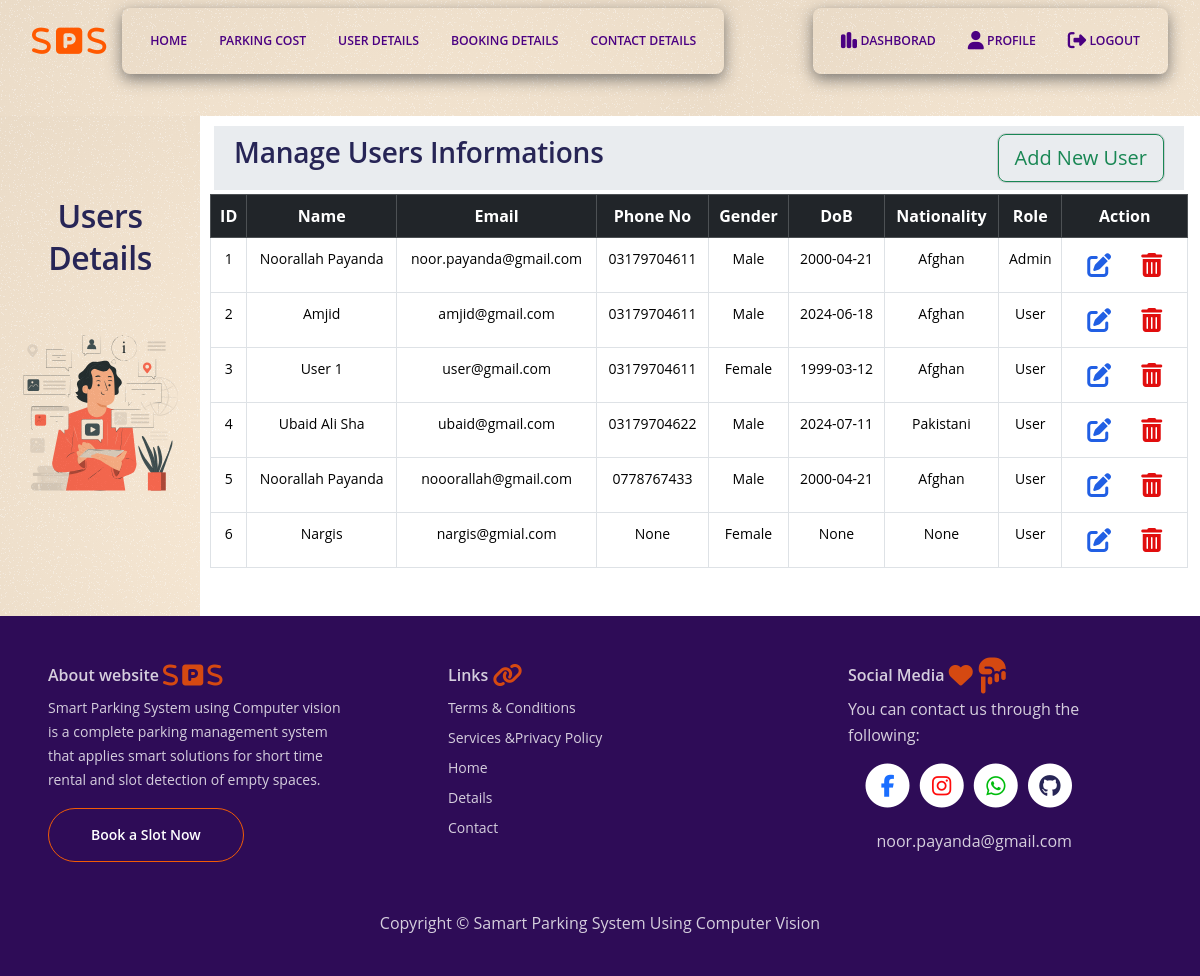
The page /user_details (signed in) on the database its author committed.
### app.py (models this page shows, shortened)
class Users(db.Model, UserMixin):
    id = Column(Integer, primary_key=True)
    name =Column(String(80), nullable=False)
    email = Column(String(120), unique=True, nullable=False) # it should be unique
    password = Column(String(128), nullable=False)
    phone_number = Column(String(15), nullable=True)
    gender = Column(String(10), nullable=True)
    date_of_birth = Column(Date, nullable=True)
    nationality = Column(String(), nullable=True)
    about = Column(Text, nullable=True)
    profile_picture  = Column(String(50), nullable=True)
    cover_photo  = Column(String(50), nullable=True)
    contacts = relationship('Contacts', backref='users')  # One-to-Many relationship with contacts
    bookings = relationship('Bookings', backref='users')  # One-to-Many relationship with Booking
    is_admin = Column(Boolean, default=False)  # Flag to distinguish user type

### app.py (the view)
@app.route("/user_details")
@login_required
def user_details():
    users = Users.query.all()
    return render_template("user_details.html", users=users)

### app.py (called while the page is built)
@login_manager.user_loader
def load_user(user_id):
    user = Users.query.get(int(user_id))
    return user

### templates/user_details.html (shortened to what this page needs)
{% if current_user.is_admin %}
{% extends "base2.html" %}
{% block left_title %}
<h2>Users Details</h2>
{% endblock %}
{% block img %}
<img class="img-fluid" src="{{url_for('static', filename='images/details.svg')}}" id="left_icon">
{% endblock %}
{% block right_centent %}
<h3>Manage Users Informations</h3>
{% endblock %}
{% block button %}
<button type="button" class="btn btn-lg btn-outline-success my_shadow" data-bs-toggle="modal"
    data-bs-target="#exampleModal">
    Add New User
</button>
{% endblock %}
{% block table %}
<thead class="table-dark">
    <tr>
        <th>ID</th>
        <th>Name</th>
        <th>Email</th>
        <th>Phone No</th>
        <th>Gender</th>
        <th>DoB</th>
        <th>Nationality</th>
        <th>Role</th>
        <th>Action</th>
    </tr>
</thead>
<tbody class="text-center small">
    {% for row in users %}
    <tr>
        <td>{{row.id}}</td>
        <td>{{row.name}}</td>
        <td>{{row.email}}</td>
        <td>{{row.phone_number}}</td>
        <td>{{row.gender}}</td>
        <td>{{row.date_of_birth}}</td>
        <td>{{row.nationality}}</td>
        <td>{% if row.is_admin %} Admin {% else %} User {% endif %}</td>
        <td>
            <div class="btn-group gap-1 ">
                <a href="{{url_for('update_user', id=row.id)}}" type="button" class="btn">
                    <i class="fa-solid fa-pen-to-square fa-xl" style="color: #215fe4;"></i>
                </a>
                <form action="{{ url_for('delete_user', id=row.id) }}">
                    <button class="btn" type="submit"
                        onclick="return confirm('Are you sure you want to delete this record?')">
                        <i class="fa-solid fa-trash-can fa-xl" style="color: #e10e0e;"></i>
                    </button>
                </form>
            </div>
        </td>
    </tr>
    {% endfor %}
</tbody>
{% endblock %}
{% endif %}

### static/css/styles.css (style rules this page uses)
body, html { width: 100%; height: 100%; }
body, p { color: #565578; font: 400 1rem/1.625rem "Open Sans", sans-serif; }
h2 { color: #272556; font-weight: 600; font-size: 2rem; line-height: 2.625rem; letter-spacing: -0.4px; }
h3 { color: #272556; font-weight: 600; font-size: 1.75rem; line-height: 2.25rem; letter-spacing: -0.2px; }
a { color: #565578; text-decoration: underline; }
.my_shadow { box-shadow: rgba(0, 0, 0, 0.02) 0px 1px 3px 0px, rgba(27, 31, 35, 0.15) 0px 0px 0px 1px; }

### static/css/nav.css (style rules this page uses)
a, #nav_dropdown_color { color: indigo; text-decoration: none; }

### templates/base2.html (style rules this page uses)
#left_icon { height: 250px; width: 250px; display: block; mix-blend-mode: multiply; }

### rows shown on the page
Users: id "1", name "Noorallah Payanda", email "noor.payanda@gmail.com", phone_number "03179704611", gender "Male", date_of_birth "2000-04-21", nationality "Afghan", is_admin "Admin"
Users: id "2", name "Amjid", email "amjid@gmail.com", phone_number "03179704611", gender "Male", date_of_birth "2024-06-18", nationality "Afghan", is_admin "User"
Users: id "3", name "User 1", email "user@gmail.com", phone_number "03179704611", gender "Female", date_of_birth "1999-03-12", nationality "Afghan", is_admin "User"
Users: id "4", name "Ubaid Ali Sha", email "ubaid@gmail.com", phone_number "03179704622", gender "Male", date_of_birth "2024-07-11", nationality "Pakistani", is_admin "User"
Users: id "5", name "Noorallah Payanda", email "nooorallah@gmail.com", phone_number "0778767433", gender "Male", date_of_birth "2000-04-21", nationality "Afghan", is_admin "User"
Users: id "6", name "Nargis", email "nargis@gmial.com", phone_number "None", gender "Female", date_of_birth "None", nationality "None", is_admin "User"
